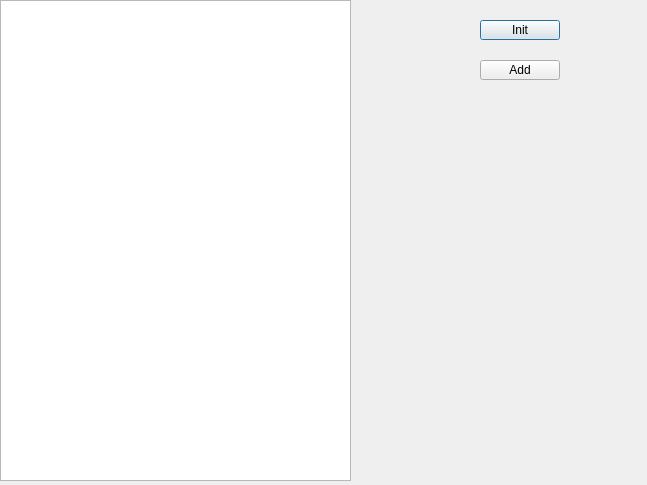
<?xml version="1.0" encoding="UTF-8"?>
<ui version="4.0">
 <class>TestListViewClass</class>
 <widget class="QDialog" name="TestListViewClass">
  <property name="geometry">
   <rect>
    <x>0</x>
    <y>0</y>
    <width>647</width>
    <height>485</height>
   </rect>
  </property>
  <property name="windowTitle">
   <string>TestListView</string>
  </property>
  <widget class="QListView" name="listView">
   <property name="geometry">
    <rect>
     <x>0</x>
     <y>0</y>
     <width>351</width>
     <height>481</height>
    </rect>
   </property>
  </widget>
  <widget class="QPushButton" name="button_init">
   <property name="geometry">
    <rect>
     <x>480</x>
     <y>20</y>
     <width>80</width>
     <height>20</height>
    </rect>
   </property>
   <property name="text">
    <string>Init</string>
   </property>
  </widget>
  <widget class="QPushButton" name="button_add">
   <property name="geometry">
    <rect>
     <x>480</x>
     <y>60</y>
     <width>80</width>
     <height>20</height>
    </rect>
   </property>
   <property name="text">
    <string>Add</string>
   </property>
  </widget>
 </widget>
 <layoutdefault spacing="6" margin="11"/>
 <resources>
  <include location="TestListView.qrc"/>
 </resources>
 <connections/>
</ui>
